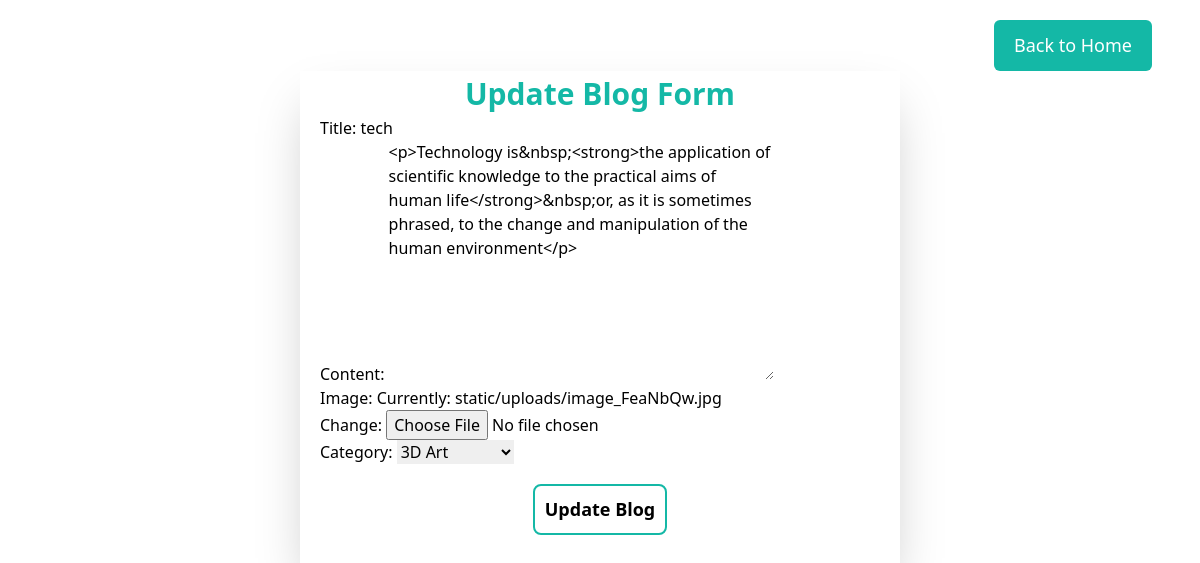
The page /all-blog-update/14 on the database its author committed.
### bloggingapi/models.py (models this page shows, shortened)
class Blogging(models.Model):
    title=models.CharField(max_length=200)
    content=CKEditor5Field('Text',null=True,blank=True,config_name='extends')
    image=models.FileField(upload_to='static/uploads')
    created_at=models.DateField(auto_now_add=True)
    category=models.ForeignKey(Category,on_delete=models.CASCADE,null=True)

### bloggingapi/views.py (the view, shortened to what this page needs)
# urls.py: path('all-blog-update/<int:allblog_id>',update_allblogs),
def update_allblogs(request,allblog_id):
    instance=Blogging.objects.get(id=allblog_id)
    context={
        'form':BloggingForm(instance=instance)
    }
    return render(request,'bloggingapi/all-blogupdate.html',context)

### bloggingapi/forms.py
class BloggingForm(forms.ModelForm):
    class Meta:
        model=Blogging
        fields='__all__'

### bloggingapi/models.py (called while the page is built)
    def __str__(self):
        return self.category_title

### bloggingapi/templates/bloggingapi/all-blogupdate.html (shortened to what this page needs)
{% extends 'layouts.html' %}
{% load static %}
{% block starts%}
<div class="mt-[20px] flex justify-end mb-[20px] md:mb-auto px-3 md:px-12">
  <a href="/"
  class="bg-teal-500 text-white py-2 md:py-3 px-1 md:px-5 text-[16px] md:text-[18px] xl:text-[20px] 2xl:text-[25px] 3xl:text-[30px] 4xl:text-[35px] my-auto rounded-md hover:border-2 ease-linear duration-75 hover:border-teal-500 hover:border-solid hover:bg-white hover:text-teal-500 hover:text-[20px]"
  >Back to Home</a
>
</div>
<section class="flex justify-center snap-none">
  <div class="shadow-2xl w-[600px] px-[20px]">
    <form action="" method="post" class="" enctype="multipart/form-data snap-none">
      <h2 class="text-teal-500 font-bold text-[25px] md:text-[30px] xl:text-[40px] 2xl:text-[45px] text-center">Update Blog Form</h2>
        {{form.as_p}}
      <div class="flex justify-center">
      <input type="submit" value="Update Blog" class="border-2 border-solid border-teal-500 rounded-lg p-[10px] mb-[35px] mt-[20px] font-semibold text-[18px] xl:text-[20px] 2xl:text-[25px]">
    </div>
    </form>
  </div>
</section>
{% endblock %}

### rows shown on the page
Blogging: title "tech", content "<p>Technology is&nbsp;<strong>the application of scientific knowledge to the practical aims of human life</strong>&nbsp;or, as it is sometimes phrased, to the change and manipulation of the human environment</p>", category "3D Art"
